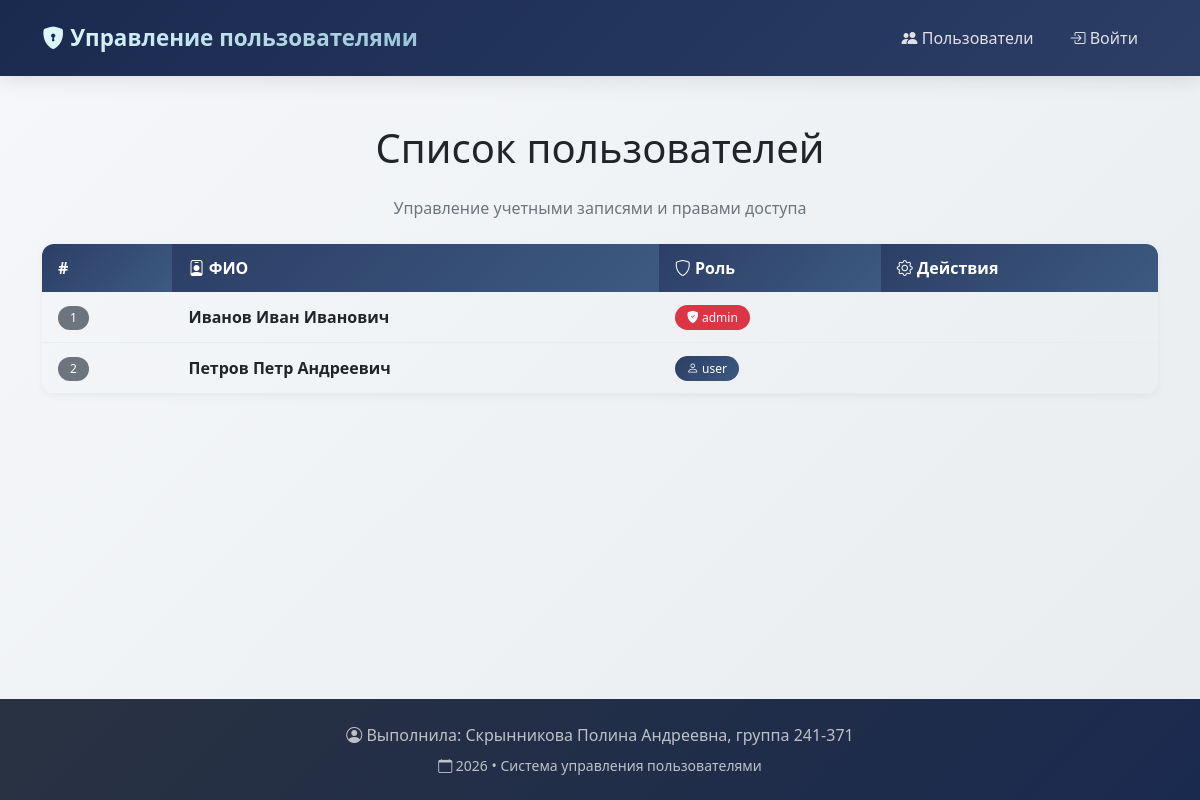
The page / on the database its author committed.
### models.py (models this page shows, shortened)
class Role(db.Model):
    __tablename__ = 'roles'
    id = db.Column(db.Integer, primary_key=True)
    name = db.Column(db.String(50), nullable=False, unique=True)
    description = db.Column(db.String(200))
    users = db.relationship('User', back_populates='role')

### app.py (the view)
@app.route('/')
def index():
    users = User.query.all()
    users_data = []
    for idx, user in enumerate(users, start=1):
        users_data.append({
            'index': idx,
            'id': user.id,
            'full_name': user.get_full_name(),
            'role_name': user.role.name if user.role else 'Не назначена',
            'user': user
        })
    return render_template('index.html', title='Пользователи', users=users_data)

### app.py (called while the page is built)
@app.before_request
def log_user_visit():
    if request.endpoint and not request.endpoint.startswith('static'):
        if request.endpoint not in ['reports.visit_logs', 'reports.pages_stats', 'reports.users_stats',
                                     'reports.export_pages_stats', 'reports.export_users_stats']:
            try:
                log = VisitLog(
                    path=request.path,
                    user_id=current_user.id if current_user.is_authenticated else None
                )
                db.session.add(log)
                db.session.commit()
            except Exception as e:
                db.session.rollback()
                print(f"Ошибка записи в журнал: {e}")

### models.py (called while the page is built)
    def get_full_name(self):
        parts = [self.last_name, self.first_name, self.patronymic]
        return ' '.join([p for p in parts if p])

### templates/index.html (shortened to what this page needs)
{% extends 'base.html' %}
{% block content %}
<div class="row">
  <div class="col-lg-12">
    <div class="text-center mb-4">
      <h1 class="my-4">Список пользователей</h1>
      <p class="text-muted">Управление учетными записями и правами доступа</p>
    </div>
    {% if users %}
      <div class="table-responsive">
        <table class="table">
          <thead>
            <tr>
              <th>#</th>
              <th><i class="bi bi-person-badge"></i> ФИО</th>
              <th><i class="bi bi-shield"></i> Роль</th>
              <th><i class="bi bi-gear"></i> Действия</th>
            </tr>
          </thead>
          <tbody>
            {% for user in users %}
              <tr>
                <td><span class="badge bg-secondary">{{ user.index }}</span></td>
                <td><strong>{{ user.full_name }}</strong></td>
                <td>
                  {% if user.role_name == 'admin' %}
                    <span class="badge bg-danger">
                      <i class="bi bi-shield-fill-check"></i> {{ user.role_name }}
                    </span>
                  {% else %}
                    <span class="badge bg-primary">
                      <i class="bi bi-person"></i> {{ user.role_name }}
                    </span>
                  {% endif %}
                </td>
                <td>
                </td>
              </tr>
            {% endfor %}
          </tbody>
        </table>
      </div>
    {% else %}
      <div class="alert alert-info text-center">
        <i class="bi bi-info-circle-fill me-2"></i> Пользователи не найдены.
      </div>
    {% endif %}
  </div>
</div>
{% endblock %}

### static/styles.css (style rules this page uses)
:root { --primary-dark: #1a2a4f; --primary: #2c3e66; --primary-light: #3d5a80; --secondary: #98c1d9; --accent: #e0fbfc; --highlight: #ee6c4d; --success: #2a9d8f; --warning: #e9c46a; --danger: #e63946; --dark: #293241; --light: #f8f9fa; }
body { font-size: 1rem; background: linear-gradient(135deg, #f5f7fa 0%, #e9ecef 100%); font-family: 'Segoe UI', Tahoma, Geneva, Verdana, sans-serif; }
.table-responsive { max-height: 600px; overflow: auto; border-radius: 12px; box-shadow: 0 2px 10px rgba(0, 0, 0, 0.05); }
.table { margin-bottom: 0; }
.table thead th { background: linear-gradient(135deg, var(--primary) 0%, var(--primary-light) 100%); color: white; font-weight: 600; border: none; padding: 12px 16px; position: sticky; top: 0; }
.table tbody tr { transition: background-color 0.2s ease; }
.table tbody td { padding: 12px 16px; vertical-align: middle; border-bottom: 1px solid #e9ecef; }
.badge { padding: 6px 12px; border-radius: 20px; font-weight: 500; }
.badge.bg-primary { background: linear-gradient(135deg, var(--primary) 0%, var(--primary-light) 100%) !important; }
.card, .alert, .table-responsive { animation: fadeIn 0.5s ease-out; }

### rows shown on the page
Role: index "1", full_name "Иванов Иван Иванович", role_name "admin"
Role: index "2", full_name "Петров Петр Андреевич", role_name "user"
